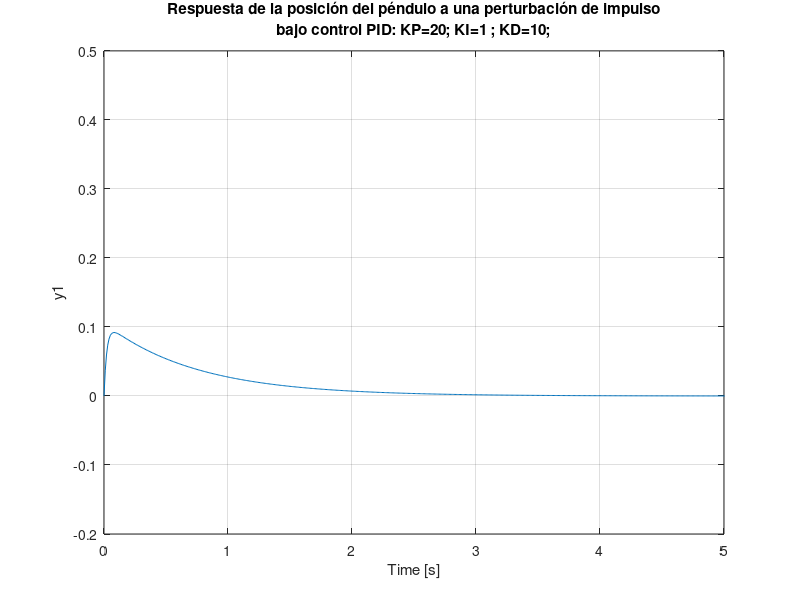

MATLAB code to generate this figure:
M = 0.5;
m = 0.2;
b = 0.1;
I = 0.006;
g = 9.8;
l = 0.3;
q = (M+m)*(I+m*l^2)-(m*l)^2;
s = tf('s');
P_pend = (m*l*s/q)/(s^3 + (b*(I + m*l^2))*s^2/q - ((M + m)*m*g*l)*s/q - b*m*g*l/q);

Kp = 20;
Ki = 1;
Kd = 10;
C = pid(Kp,Ki,Kd);
T = feedback(P_pend,C);
t=0:0.01:10;
impulse(T,t)
axis([0, 5, -0.2, 0.5]);
title({' Respuesta de la posición del péndulo a una perturbación de impulso ';' bajo control PID: KP=20; KI=1 ; KD=10; '});